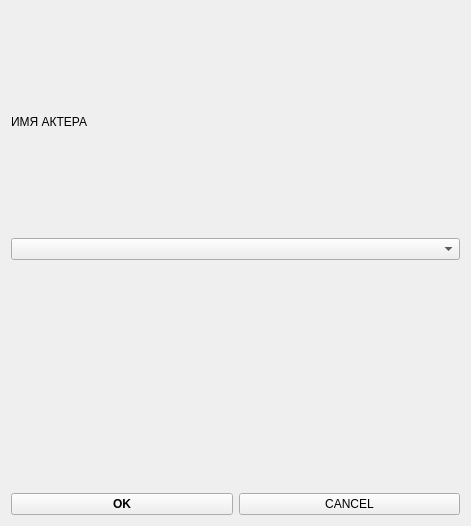
<?xml version="1.0" encoding="UTF-8"?>
<ui version="4.0">
 <class>Form</class>
 <widget class="QWidget" name="Form">
  <property name="geometry">
   <rect>
    <x>0</x>
    <y>0</y>
    <width>471</width>
    <height>526</height>
   </rect>
  </property>
  <property name="windowTitle">
   <string>Удалить АКТЕРА из базы данных</string>
  </property>
  <layout class="QGridLayout" name="gridLayout">
   <item row="0" column="0">
    <layout class="QVBoxLayout" name="verticalLayout">
     <item>
      <widget class="QLabel" name="label_del_ActorBase_actor">
       <property name="text">
        <string>ИМЯ АКТЕРА</string>
       </property>
      </widget>
     </item>
     <item>
      <widget class="QComboBox" name="comboBox_del_ActorBase_actor"/>
     </item>
    </layout>
   </item>
   <item row="1" column="0">
    <layout class="QHBoxLayout" name="horizontalLayout_3">
     <item alignment="Qt::AlignBottom">
      <widget class="QPushButton" name="pushButton_del_ActorBase_ok">
       <property name="font">
        <font>
         <weight>75</weight>
         <bold>true</bold>
        </font>
       </property>
       <property name="text">
        <string>OK</string>
       </property>
      </widget>
     </item>
     <item alignment="Qt::AlignBottom">
      <widget class="QPushButton" name="pushButton_del_ActorBase_cancel">
       <property name="text">
        <string>CANCEL</string>
       </property>
      </widget>
     </item>
    </layout>
   </item>
  </layout>
 </widget>
 <resources/>
 <connections/>
</ui>
